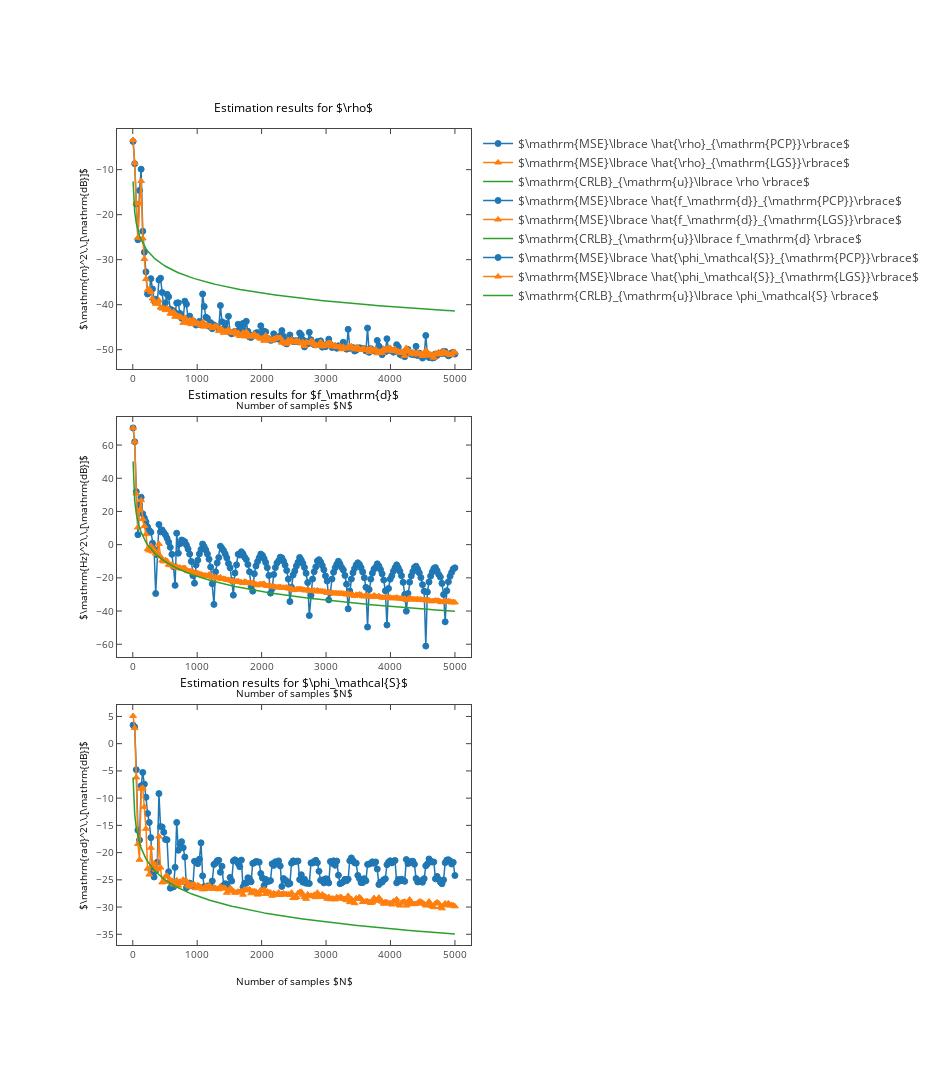

Notebook cell for this chart:
### Markdown cell above
### Plotting

### Code cell
run_plots_vs_sample_size = True
def plots_vs_sample_size( ):
    # Load data from npz file
    ( delta_0, T_m, T_sampling, rho, f_d, phase_s, SNR_out, SNR_in, nrof_MCs, f_d_error, phase_s_error,
      rho_error, CRLB_f_d, CRLB_rho, CRLB_phase_s, nrof_samples, nrof_samples_CRLB ) = itemgetter( 'delta_0',
      'T_m', 'T_sampling', 'rho', 'f_d', 'phase_s', 'SNR_out', 'SNR_in', 'nrof_MCs', 'f_d_error', 
      'phase_s_error', 'rho_error', 'CRLB_f_d', 'CRLB_rho', 'CRLB_phase_s', 'nrof_samples', 'nrof_samples_CRLB'
      )( np.load( "vs_sample_size.npz" ) )
    
    # Inform user
    print( "Plotting results for delta_0 = %E, T_m = %E, T_sampling = %E, rho = %f, f_d = %f, phase_s = %f"%( 
            delta_0, T_m, T_sampling, rho, f_d, phase_s ) + " SNR_out = %f, SNR_in = %f"%( SNR_out, SNR_in ) +
            " with %d Monte Carlo repetitions per sample size."%( nrof_MCs ) )

    # Set up figure
    plt.figure( figsize = [13,15] )
    # Set styles for PCP and LGS
    styles = ['o-', '^-' ]

    # Performance in estimating rho
    plt.subplot( 311 )
    # Set up labels for MC results
    labels = [r"$\mathrm{MSE}\lbrace \hat{\rho}_{\mathrm{PCP}}\rbrace$",
              r"$\mathrm{MSE}\lbrace \hat{\rho}_{\mathrm{LGS}}\rbrace$"]
    # Plot MC results
    for idx in range( len( styles ) ):
        plt.plot( nrof_samples, rho_error[idx,:], styles[idx], label = labels[idx] )
    # Plot CRLB
    plt.plot( nrof_samples_CRLB, 10 * np.log10( CRLB_rho ), 
              label = r"$\mathrm{CRLB}_{\mathrm{u}}\lbrace \rho \rbrace$" )
    # Set axis labels, title and legend
    plt.xlabel( r"Number of samples $N$" )
    plt.ylabel( r"$\mathrm{m}^2\,\,[\mathrm{dB}]$" )
    plt.title(  r"Estimation results for $\rho$" )
    plt.legend( )

    # Performance in estimating f_d
    plt.subplot( 312 )
    # Set up labels for MC results
    labels = [r"$\mathrm{MSE}\lbrace \hat{f_\mathrm{d}}_{\mathrm{PCP}}\rbrace$",
              r"$\mathrm{MSE}\lbrace \hat{f_\mathrm{d}}_{\mathrm{LGS}}\rbrace$"]
    # Plot MC results
    for idx in range( len( styles ) ):
        plt.plot( nrof_samples, f_d_error[idx,:], styles[idx], label = labels[idx] )
    # Plot CRLB
    plt.plot( nrof_samples_CRLB, 10*np.log10( CRLB_f_d ),
              label = r"$\mathrm{CRLB}_{\mathrm{u}}\lbrace f_\mathrm{d} \rbrace$" )
    # Set axis labels, title and legend
    plt.xlabel( r"Number of samples $N$" )
    plt.ylabel( r"$\mathrm{Hz}^2\,\,[\mathrm{dB}]$" )
    plt.title( r"Estimation results for $f_\mathrm{d}$" )
    plt.legend( )

    # Performance in estimating phase_s
    plt.subplot( 313 )
    # Set up labels for MC results
    labels = [r"$\mathrm{MSE}\lbrace \hat{\phi_\mathcal{S}}_{\mathrm{PCP}}\rbrace$",
              r"$\mathrm{MSE}\lbrace \hat{\phi_\mathcal{S}}_{\mathrm{LGS}}\rbrace$"]
    # Plot MC results
    for idx in range( len( styles ) ):
        plt.plot( nrof_samples, phase_s_error[idx,:], styles[idx], label = labels[idx] )
    # Plot CRLB
    plt.plot( nrof_samples_CRLB, 10*np.log10( CRLB_phase_s ),
              label = r"$\mathrm{CRLB}_{\mathrm{u}}\lbrace \phi_\mathcal{S} \rbrace$" )
    # Set axis labels, title and legend
    plt.xlabel( r"Number of samples $N$" )
    plt.ylabel( r"$\mathrm{rad}^2\,\,[\mathrm{dB}]$" )
    plt.title( r"Estimation results for $\phi_\mathcal{S}$" )
    plt.legend( )

    if export_to_latex:
        tikz_save( "vs_sample_size.tex" )

    if interactive:
        mpl_to_pltly( plt.gcf( ) )
    else:
        plt.show( )

if run_plots_vs_sample_size:
    plots_vs_sample_size( )

### Figure 1 — Plotly figure (JSON) as saved in the notebook; plotly's stock layout.template omitted (floating-point values rounded to 4 significant figures; data arrays with more than 128 entries replaced by an {"elided": "..."} marker saying what was removed)
{"data": [{"line": {"color": "rgba (31, 119, 180, 1)", "dash": "solid", "width": 1.5}, "marker": {"color": "#1F77B4", "line": {"color": "#1F77B4", "width": 1}, "opacity": 1, "size": 6, "symbol": "circle"}, "mode": "lines+markers", "name": "$\\mathrm{MSE}\\lbrace \\hat{\\rho}_{\\mathrm{PCP}}\\rbrace$", "type": "scatter", "uid": "b682a903-fdef-47ad-856c-2f9ff1a45bf4", "x": {"elided": "200 int values"}, "xaxis": "x", "y": {"elided": "200 float values"}, "yaxis": "y"}, {"line": {"color": "rgba (255, 127, 14, 1)", "dash": "solid", "width": 1.5}, "marker": {"color": "#FF7F0E", "line": {"color": "#FF7F0E", "width": 1}, "opacity": 1, "size": 6, "symbol": "triangle-up"}, "mode": "lines+markers", "name": "$\\mathrm{MSE}\\lbrace \\hat{\\rho}_{\\mathrm{LGS}}\\rbrace$", "type": "scatter", "uid": "a9f242d0-8b7b-49fd-916e-6db31bbe241b", "x": {"elided": "200 int values"}, "xaxis": "x", "y": {"elided": "200 float values"}, "yaxis": "y"}, {"line": {"color": "rgba (44, 160, 44, 1)", "dash": "solid", "width": 1.5}, "mode": "lines", "name": "$\\mathrm{CRLB}_{\\mathrm{u}}\\lbrace \\rho \\rbrace$", "type": "scatter", "uid": "a1af065e-858f-4dea-8df2-014fc8f0b3bb", "x": {"elided": "200 float values"}, "xaxis": "x", "y": {"elided": "200 float values"}, "yaxis": "y"}, {"line": {"color": "rgba (31, 119, 180, 1)", "dash": "solid", "width": 1.5}, "marker": {"color": "#1F77B4", "line": {"color": "#1F77B4", "width": 1}, "opacity": 1, "size": 6, "symbol": "circle"}, "mode": "lines+markers", "name": "$\\mathrm{MSE}\\lbrace \\hat{f_\\mathrm{d}}_{\\mathrm{PCP}}\\rbrace$", "type": "scatter", "uid": "a35ba1ff-b204-4512-a7d2-432b7718fb3e", "x": {"elided": "200 int values"}, "xaxis": "x2", "y": {"elided": "200 float values"}, "yaxis": "y2"}, {"line": {"color": "rgba (255, 127, 14, 1)", "dash": "solid", "width": 1.5}, "marker": {"color": "#FF7F0E", "line": {"color": "#FF7F0E", "width": 1}, "opacity": 1, "size": 6, "symbol": "triangle-up"}, "mode": "lines+markers", "name": "$\\mathrm{MSE}\\lbrace \\hat{f_\\mathrm{d}}_{\\mathrm{LGS}}\\rbrace$", "type": "scatter", "uid": "fab10d6e-c892-4b84-86bd-ddb6adcba6bd", "x": {"elided": "200 int values"}, "xaxis": "x2", "y": {"elided": "200 float values"}, "yaxis": "y2"}, {"line": {"color": "rgba (44, 160, 44, 1)", "dash": "solid", "width": 1.5}, "mode": "lines", "name": "$\\mathrm{CRLB}_{\\mathrm{u}}\\lbrace f_\\mathrm{d} \\rbrace$", "type": "scatter", "uid": "898570b5-5b78-4154-b231-22ccc630310e", "x": {"elided": "200 float values"}, "xaxis": "x2", "y": {"elided": "200 float values"}, "yaxis": "y2"}, {"line": {"color": "rgba (31, 119, 180, 1)", "dash": "solid", "width": 1.5}, "marker": {"color": "#1F77B4", "line": {"color": "#1F77B4", "width": 1}, "opacity": 1, "size": 6, "symbol": "circle"}, "mode": "lines+markers", "name": "$\\mathrm{MSE}\\lbrace \\hat{\\phi_\\mathcal{S}}_{\\mathrm{PCP}}\\rbrace$", "type": "scatter", "uid": "a99bbfb4-6e04-4887-9d4b-dd60f9a3834e", "x": {"elided": "200 int values"}, "xaxis": "x3", "y": {"elided": "200 float values"}, "yaxis": "y3"}, {"line": {"color": "rgba (255, 127, 14, 1)", "dash": "solid", "width": 1.5}, "marker": {"color": "#FF7F0E", "line": {"color": "#FF7F0E", "width": 1}, "opacity": 1, "size": 6, "symbol": "triangle-up"}, "mode": "lines+markers", "name": "$\\mathrm{MSE}\\lbrace \\hat{\\phi_\\mathcal{S}}_{\\mathrm{LGS}}\\rbrace$", "type": "scatter", "uid": "de95f410-8a68-4120-8eb2-bb96c6602349", "x": {"elided": "200 int values"}, "xaxis": "x3", "y": {"elided": "200 float values"}, "yaxis": "y3"}, {"line": {"color": "rgba (44, 160, 44, 1)", "dash": "solid", "width": 1.5}, "mode": "lines", "name": "$\\mathrm{CRLB}_{\\mathrm{u}}\\lbrace \\phi_\\mathcal{S} \\rbrace$", "type": "scatter", "uid": "63f7e115-9aef-4525-a011-f9c7d017ba41", "x": {"elided": "200 float values"}, "xaxis": "x3", "y": {"elided": "200 float values"}, "yaxis": "y3"}], "layout": {"annotations": [{"font": {"color": "#000000", "size": 12}, "showarrow": false, "text": "Estimation results for $\\rho$", "x": 0.4996, "xanchor": "center", "xref": "paper", "y": 1.014, "yanchor": "bottom", "yref": "paper"}, {"font": {"color": "#000000", "size": 12}, "showarrow": false, "text": "Estimation results for $f_\\mathrm{d}$", "x": 0.4996, "xanchor": "center", "xref": "paper", "y": 0.6613, "yanchor": "bottom", "yref": "paper"}, {"font": {"color": "#000000", "size": 12}, "showarrow": false, "text": "Estimation results for $\\phi_\\mathcal{S}$", "x": 0.4996, "xanchor": "center", "xref": "paper", "y": 0.3086, "yanchor": "bottom", "yref": "paper"}], "autosize": false, "height": 1080, "hovermode": "closest", "margin": {"b": 135, "l": 117, "pad": 0, "r": 93, "t": 129}, "showlegend": true, "width": 936, "xaxis": {"anchor": "y", "domain": [0, 1], "mirror": "ticks", "nticks": 8, "range": [-244.8, 5250.0], "showgrid": false, "showline": true, "side": "bottom", "tickfont": {"size": 10}, "ticks": "inside", "title": {"font": {"color": "#000000", "size": 10}, "text": "Number of samples $N$"}, "type": "linear", "zeroline": false}, "xaxis2": {"anchor": "y2", "domain": [0, 1], "mirror": "ticks", "nticks": 8, "range": [-244.8, 5250.0], "showgrid": false, "showline": true, "side": "bottom", "tickfont": {"size": 10}, "ticks": "inside", "title": {"font": {"color": "#000000", "size": 10}, "text": "Number of samples $N$"}, "type": "linear", "zeroline": false}, "xaxis3": {"anchor": "y3", "domain": [0, 1], "mirror": "ticks", "nticks": 8, "range": [-244.8, 5250.0], "showgrid": false, "showline": true, "side": "bottom", "tickfont": {"size": 10}, "ticks": "inside", "title": {"font": {"color": "#000000", "size": 10}, "text": "Number of samples $N$"}, "type": "linear", "zeroline": false}, "yaxis": {"anchor": "x", "domain": [0.7059, 1], "mirror": "ticks", "nticks": 7, "range": [-54.29, -0.9648], "showgrid": false, "showline": true, "side": "left", "tickfont": {"size": 10}, "ticks": "inside", "title": {"font": {"color": "#000000", "size": 10}, "text": "$\\mathrm{m}^2\\,\\,[\\mathrm{dB}]$"}, "type": "linear", "zeroline": false}, "yaxis2": {"anchor": "x2", "domain": [0.3529, 0.6471], "mirror": "ticks", "nticks": 9, "range": [-67.69, 76.9], "showgrid": false, "showline": true, "side": "left", "tickfont": {"size": 10}, "ticks": "inside", "title": {"font": {"color": "#000000", "size": 10}, "text": "$\\mathrm{Hz}^2\\,\\,[\\mathrm{dB}]$"}, "type": "linear", "zeroline": false}, "yaxis3": {"anchor": "x3", "domain": [0, 0.2941], "mirror": "ticks", "nticks": 11, "range": [-36.97, 7.101], "showgrid": false, "showline": true, "side": "left", "tickfont": {"size": 10}, "ticks": "inside", "title": {"font": {"color": "#000000", "size": 10}, "text": "$\\mathrm{rad}^2\\,\\,[\\mathrm{dB}]$"}, "type": "linear", "zeroline": false}}}
